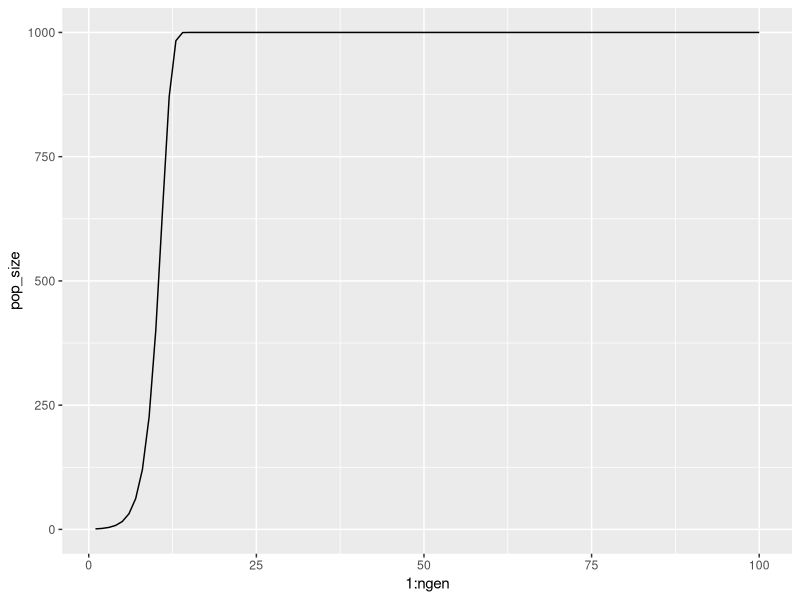
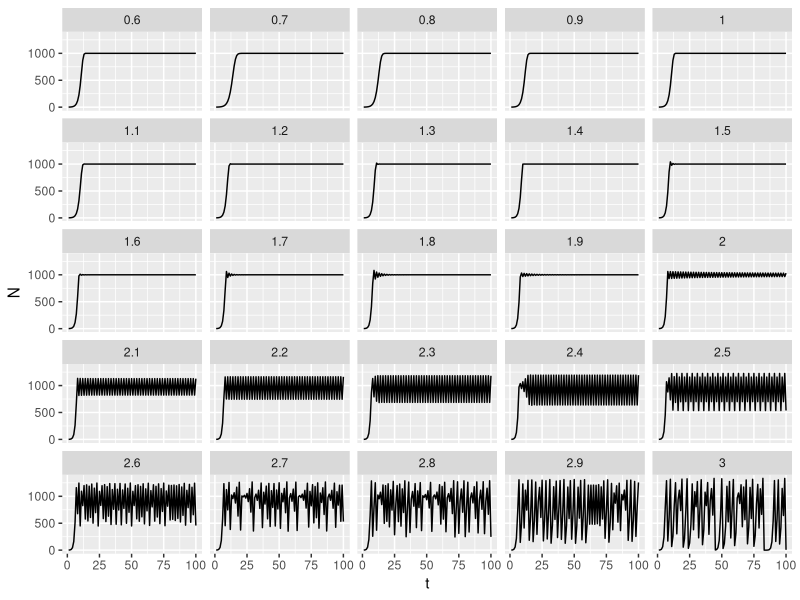
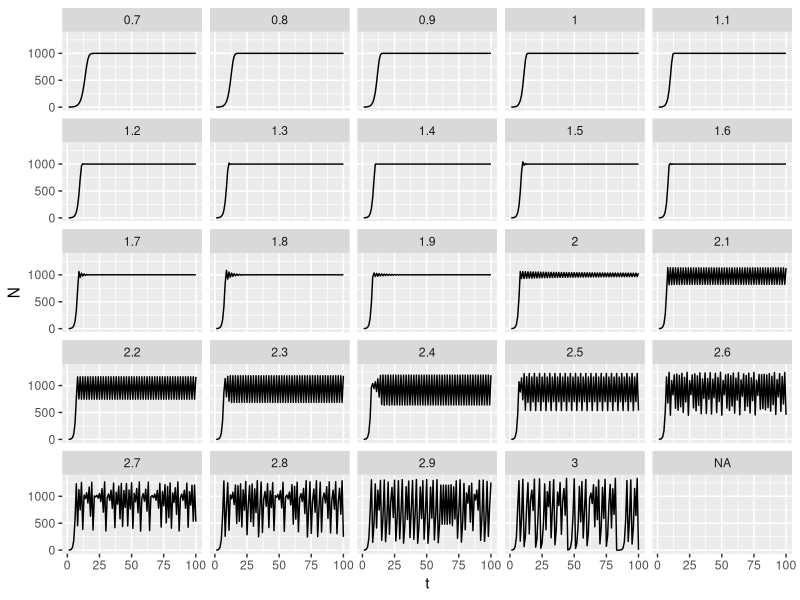
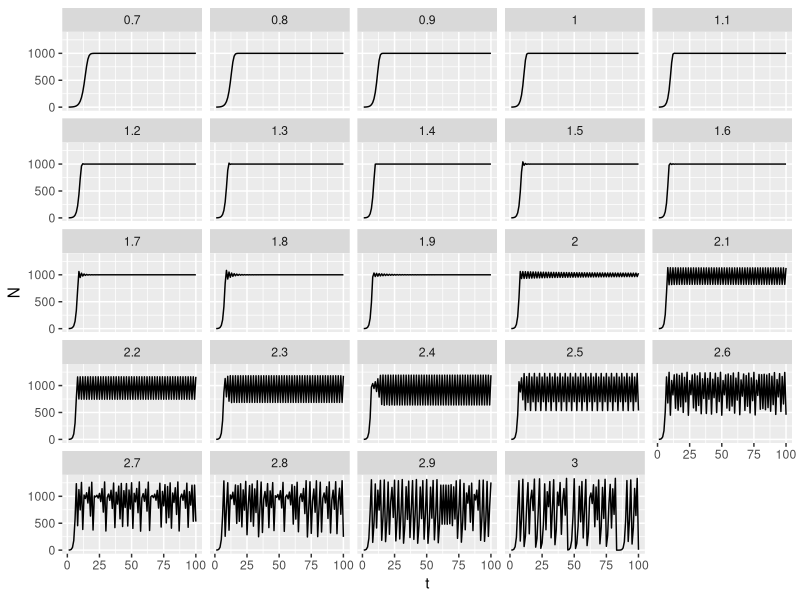
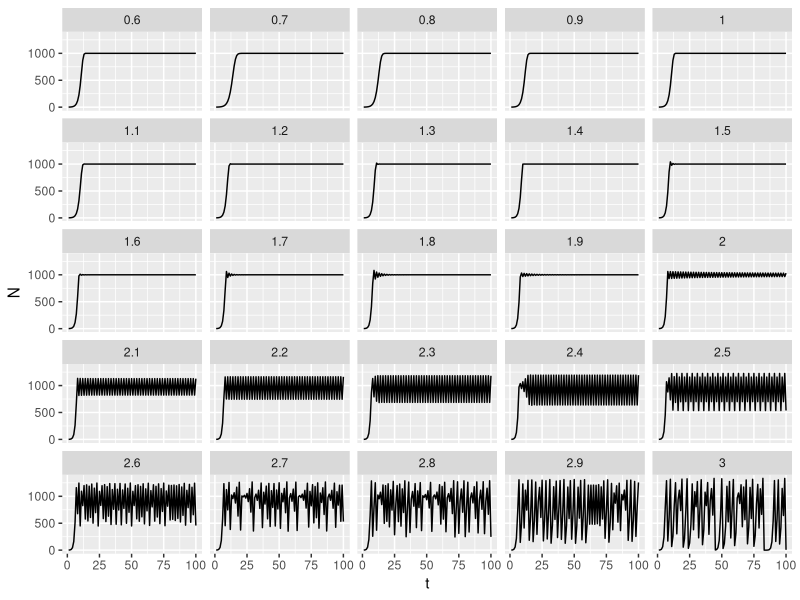
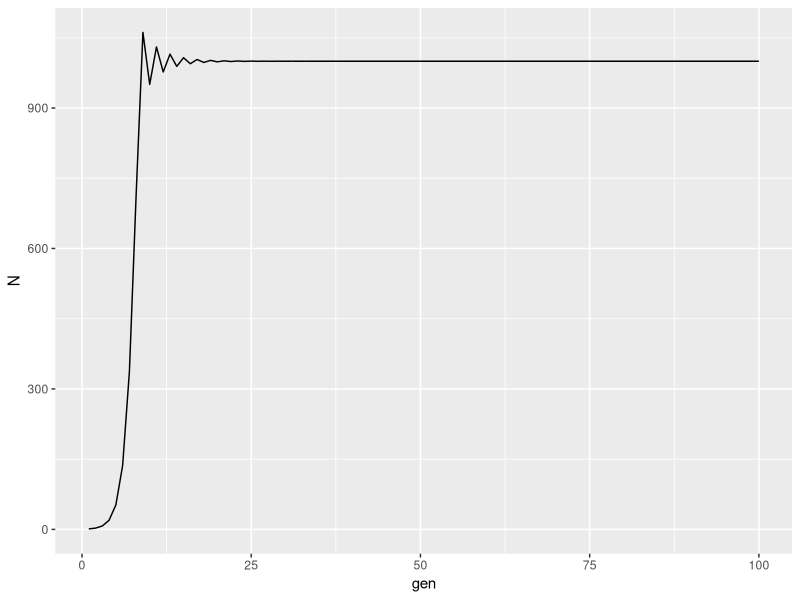
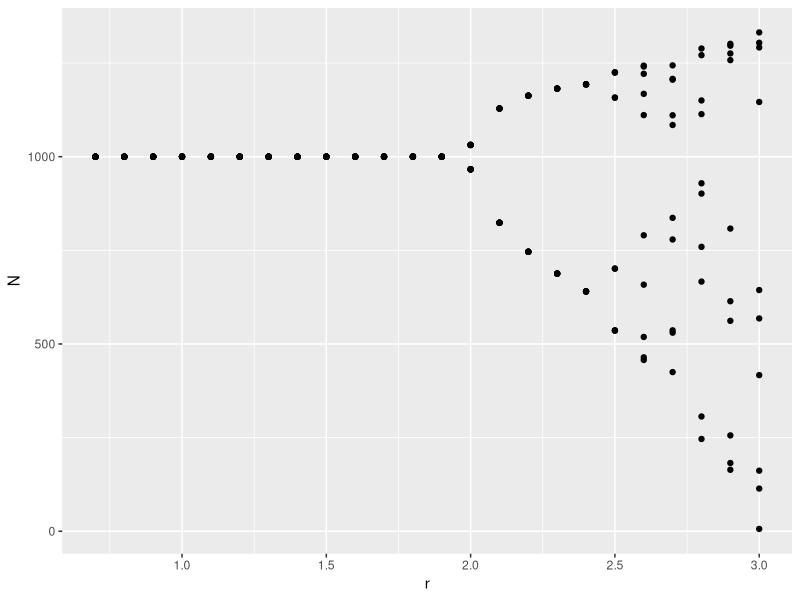

Generate these figures, in order, with R:

# load the packages
library(ggplot2)
library(dplyr)
# clear graphics
graphics.off()

# Discrete-time logistic population growth exercise

# 1

# a) Given a starting population N1 of 2 individuals, a per capita growth rate of r=1, and carrying capacity of k=1000, how many individuals should there be in the next generation?

################################################################
#
# dgrowth()
#
################################################################
# 
# A function to calculate population size based on equation for discrete-time logistical growth, N(t) = N(t−1) + r ∗ N(t−1) ∗ (1 − N(t−1) / K)
#
# Args: ninit, r, k, ngen
#
# Values: 
#    ninit = starting populaton
#    r = per capita growth rate
#    k = carrying capacity 
#    ngen = number of generations (t, time step)
#
# Define function:
  
dgrowth <- function(ninit, r, k, ngen) {
  # create a storage vector by repeating NAs for the number of generations
  n <- rep(NA, ngen)
  # initialize the storage vector to the starting population
  n[1] <- ninit
  # iterate through a loop from N(t) to number of generations
  # because equation is (t-1), N(t) starts at 2
  for (i in 2:ngen) {
    # equation for discrete-time logistical growth
    n[i] <- n[i-1] + r*n[i-1] * (1-(n[i-1]/k))
    }
  # return the vector
  return(n)
}

# b) Now calculate the population when t = 2 (generation 2)

pop_size <- dgrowth(ninit = 2, r = 1, k = 1000, ngen = 2)
pop_size

# c) One more time! Calculate the population when t = 3.

pop_size <- dgrowth(ninit = 2, r = 1, k = 1000, ngen = 3)
pop_size

# 2. Instead, let’s write a function in R that allows you to calculate the size a population given a starting population size N1, per capita growth rate r, carrying capacity k, and number of generations that you would like, in this case ngen=100. 

# read your mind

# 3

# a) First, let’s make a data frame where we bind one column of time values with our vector/column of population size at time step t (calcuated using our handy function). This time let’s look at 100 time steps.

ngen = 100
pop_100 <- 
time_100 <- 

pop_size <- dgrowth(ninit = 1, r = 1, k = 1000, ngen = 100)
pop_df <- data.frame(cbind(N = pop_size, time = 1:ngen))
pop_df

# b) Great! Time to plot!

ggplot(data = pop_df, aes(x = 1:ngen, y = pop_size)) + 
  geom_line()

# 4 Awesome! Ok. Now let’s do some exploring. Let’s take advantage of our newly minted function and our recent knowledge of for loops! I mentioned at the beginning of this exercise that changing the value of r changes the rate of population growth

# Let’s calculate the population growth for 100 generations, starting at a population size of 1, and carrying capacity k of 1000. But, let’s play with values of r.

# a) Set your input values in preparation for an upcoming for loop! We will be calculating a set of predicted populations based on values of r from 0.7 to 3 by an increment of 0.1. (remember to look up functions you haven’t seen before!)

ninit = 1
ngen  = 100
k = 1000
r_vals = seq(from = 0.7, to = 3, by = 0.1)

# b) Before we begin, let’s take a detour to learn a new function that can be super handy. Sometimes you create one vector or dataframe and then want to add rows to it. Describe what is happening in the code below 

# assign result of dgrowth function for one value of an argument
pop1 <- dgrowth(r = 1, ninit = 1, k = 1000, ngen = 4)
# put dgrowth results and time stops for each gen into a data frame
pop_df1 <- data.frame(N = pop1, time = 1:4)

# assign result of dgrowth function for a different value of the argument
pop2 <- dgrowth(r = 2, ninit = 1, k = 1000, ngen = 4)
# ditto above to a new data frame
pop_df2 <- data.frame(N = pop2, time = 1:4)
# stick the second data frame onto the end of the first data frame
pops_df <- rbind(pop_df1, pop_df2)
pops_df

# (add comments as notes for future you!)

# Aren't you concerned with disturbing the time-space continuum?

# c) Ok, back to looping. Let’s start by just making a loop that calculates the populations for 100 generations using our different values of r. You can look at the example for loops

# repeat the from/to/by sequence just in case
r_vals = seq(from = 0.6, to = 3, by = 0.1)
# create a list to store each iteration of dgrowth for the different values of r
varr_pop <- list()
# loop dgrowth through each value of r_vals
for (j in 1:length(r_vals)){
   varr_pop[[j]] <- dgrowth(r=r_vals[j], ninit = 1, k = 1000, ngen = 100)
}
# let's see it
varr_pop

# d) Now let’s store each new set of values in a data.frame called pops.

# Create a dataframe with an initial population using r = 1. This is the 
# data.frame that we will add rows to.

# create global variables for the function argument variables and assign them values outside of the function, so it's easier to change as needed.
ninit = 1
ngen = 100
r_vals = seq(from = 0.7, to = 3.0, by = 0.1)
k = 1000

# this is Jillian's less desirable rbind method for this problem
pops <- data.frame(r = 0.6, t = 1:ngen, N = dgrowth(r = 1, ninit = ninit, k = k, ngen = ngen))
for(r in r_vals){
  N <- dgrowth(r = r, ninit = ninit, k = k, ngen = ngen)
  # r_vals is a vector containing the various values for r, so don't need to do 'for (i in 1:length(r_vals))' in the loop
  popr <- data.frame(r = r, t = 1:ngen, N = N)
  pops <- rbind(pops, popr)
}

graphics.off()
ggplot(data = pops, aes(x = t, y = N)) + 
  geom_line() +
  # make facets, and wrap them using the values of r
  facet_wrap(~r)

# an alternate version
# create an empty data frame and bind to one row of data
pop_df <- data.frame(r = NA, t = NA, N = NA)
for (r in r_vals){
  N <- dgrowth(r = r, ninit = ninit, k = k, ngen = ngen)
  pop_df.r <- data.frame(r = r, t = 1:ngen, N = N)
  pop_df <- rbind(pop_df, pop_df.r)
}

graphics.off()
ggplot(data = pop_df, aes(x = t, y = N)) + 
  geom_line() +
  facet_wrap(~r)
# geom_path: Each group consist of only one observation. Do you need to adjust the group aesthetic?

# this is her preferred method
library(plyr)
pop_list <- list(NA)
for (i in 1:length(r_vals)){
  r <- r_vals[i]
  N <- dgrowth(r = r, ninit = ninit, k = k, ngen = ngen)
  t <- 1:ngen
  pop_list[[i]] <-  data.frame(r = r, t = t, N = N)
  pop.df <- rbind.fill(pop_list)
}

pop.df
graphics.off()
ggplot(data = pop.df, aes(x = t, y = N)) + 
  geom_line() +
  facet_wrap(~r)

# this was my version using a list, which isn't useable with ggplot or dplyr
# create a list to store each iteration of dgrowth for the different values of r
pop_list <- list()
N_list <- list()
# loop dgrowth through each value of r_vals
for (j in 1:length(r_vals)){
  N <- dgrowth(r = r_vals[j], ninit = 1, k = 1000, ngen = 100)
  N_list[[j]] <- N
  # create a variable that represents ngen
  lgen <- length(N)
  # create the data frame and for each interation store in index of list
  pop_df <- data.frame(r =r_vals[j], gen = 1:lgen, N = N)
  pop_list[[j]] <- pop_df
}

# let's see it
pop_list

# e) Yay! Time for more plots! See if you can make this one!

# ggplot only works with a data frame
ggplot(data = pops, aes(x = t, y = N)) + 
  geom_line() +
  # make facets, and wrap them using the values of r
  facet_wrap(~r)

# This works to plot an individual plot...
ggplot(data = pop_list[[11]], aes(x = gen, y = N)) + 
  geom_line()

#... but not in a loop
graphics.off()
for (i in 1:length(pop_list)){
  ggplot(data = pop_list[[i]], aes(x = gen, y = N)) + 
    geom_line()
  facet_wrap(~r)
}

# ggplot has complained about lists before, so even though each list index is a data frame, let's try putting each list index into a new data frame and plot that
new.df <- data.frame(r = NA, gen = NA, N = NA)
for (i in 1:length(pop_list)){
  new.df <- pop_list[[i]]
  ggplot(data = new.df, aes(x = gen, y = N)) + 
    geom_line()
    facet_wrap( ~ r)
}

# still bupkis

# f) One last bit of fun. Let’s use some dplyr to grab the last 10 rows for each group of r values.

# I made a list of data frames to avoid having to use rbind, but can't use dplyr on a list, sooo... rbind it is

# create a new data frame with rows for r, gen, and NA
new_popdf <- data.frame(r = NA, gen = NA, N = NA)
# create a storage data frame for each iteration of a loop
popdf.st <- data.frame()
# every index of pop_list contains a data frame for a value of r... loop through it
for (i in 1:length(pop_list)){
  # put the data frame for the value of r into the storage data frame
  popdf.st <- pop_list[[i]]
  # rbind the rows of the storage data frame into the new data frame
  new_popdf <- rbind(new_popdf, popdf.st)
}
# let's see it
new_popdf

# get the last 10 rows for each group of r, which are gen 91-100
popdf.r <- filter(new_popdf, gen > 90)
# let's see it
popdf.r

# Now let’s plot those values and see what we get!

plot.r <- ggplot(data = popdf.r, aes(x = r, y = N)) + 
  geom_point()

# let's see it
plot.r

# 'Woot!', 'Great!', 'Awesome!', 'Yay', 'fun'...? I must be using the wrong version of R :-(
